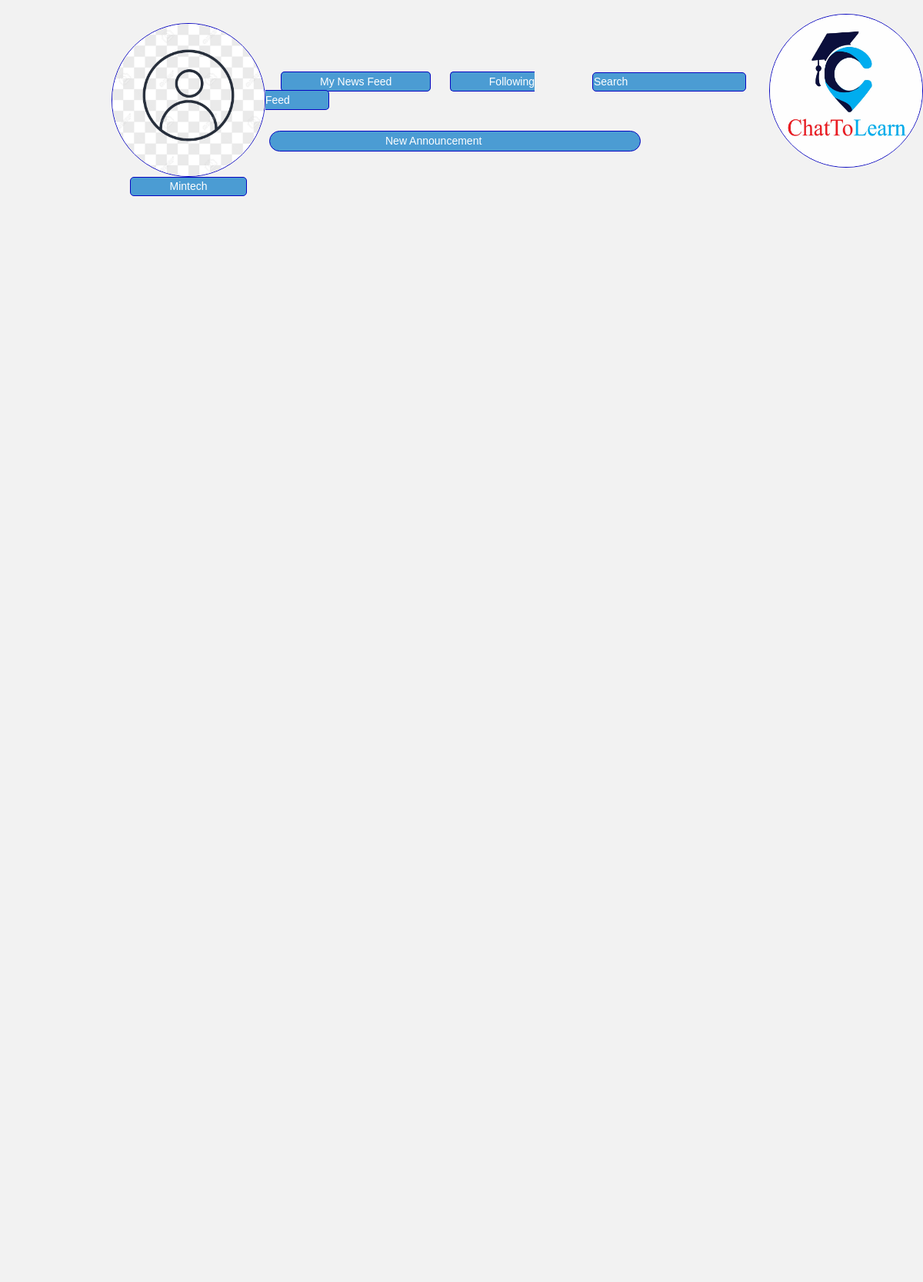
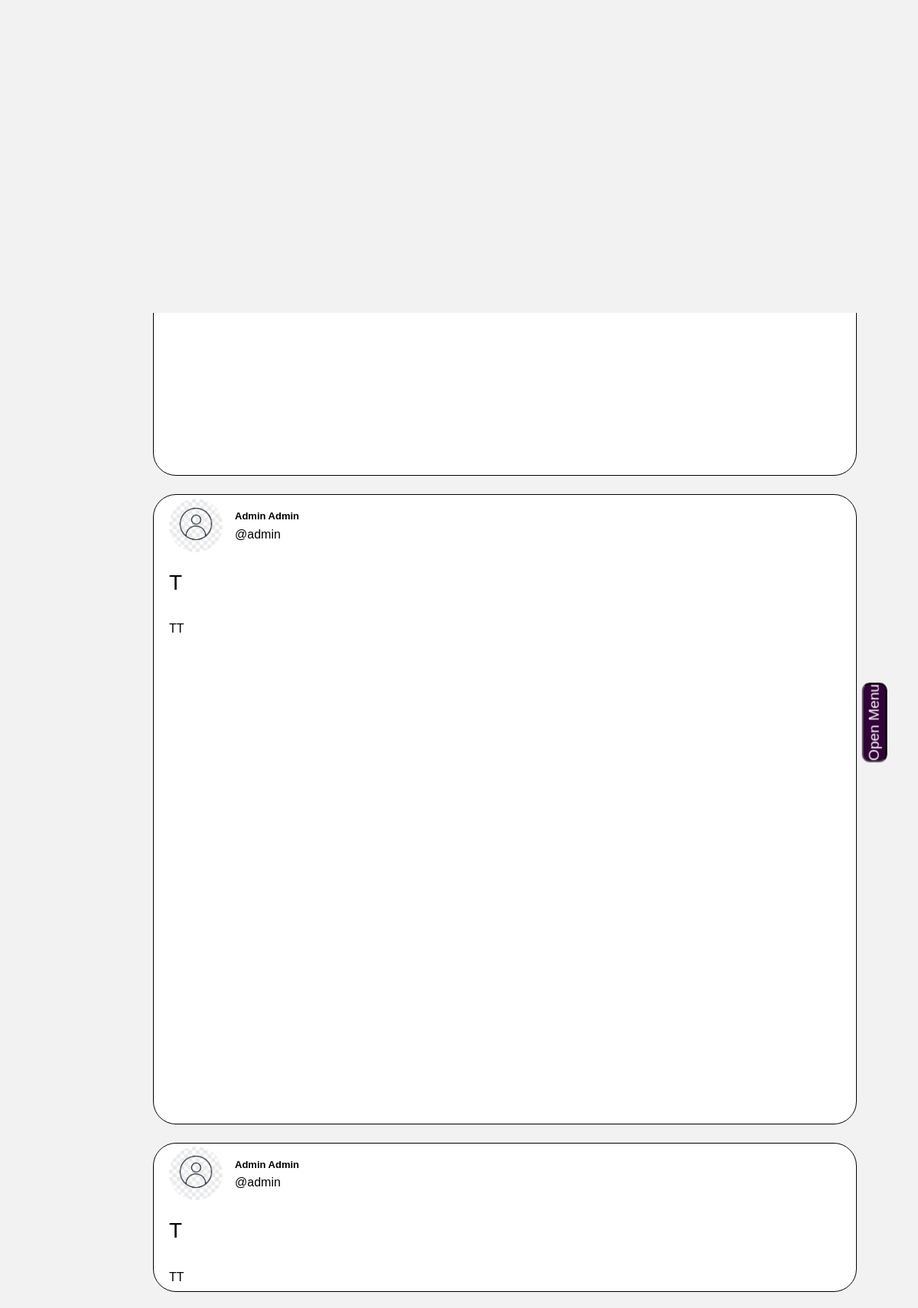
Page /announcements (signed in, upper part) on the committed database (2 pictures, top to bottom).
### minsocial/models.py (models this page shows, shortened)
class User(AbstractUser):
    profile_pics = models.ImageField(upload_to='profile_pics/', null=True, blank=True)
    phone_number = models.CharField(max_length=20, null=True, blank=True)
    about = models.TextField(null=True, blank=True)

class AnnouncementPostImage(models.Model):
    content = models.ForeignKey(Announcement, on_delete=models.CASCADE, related_name="announcement_post_images")
    post_image = models.ImageField(upload_to='post_image/', null=True, blank=True)

class Announcement(models.Model):
    poster = models.ForeignKey(User, on_delete=models.CASCADE, related_name="announcement_poster")
    title = models.CharField(max_length=100)
    content = models.TextField()
    created_at = models.DateTimeField(auto_now_add=True)

### minsocial/views.py (the view)
# urls.py: path("announcements", views.announcements, name="announcements"),
def announcements(request):
    if not request.user.is_authenticated:
        return render(request, "network/error.html")
    announcement_list = Announcement.objects.all().order_by('-created_at')
    paginator = Paginator(announcement_list, 30)  # Show 10 announcements per page.
    page_number = request.GET.get('page')
    page_announcements = paginator.get_page(page_number)
    return render(request, 'network/announcements.html', {'page_announcements': page_announcements})

### minsocial/custom_context_processors.py (called while the page is built)
def my_groups_and_joined(request):
    if request.user.is_authenticated:
        my_groups = Group.objects.filter(creator=request.user)
        groups_i_joined = request.user.group_members.all()
    else:
        my_groups = []
        groups_i_joined = []
    return {
        'my_groups': my_groups,
        'groups_i_joined': groups_i_joined,
    }

@login_required
def user_connections(request):
    user = User.objects.get(pk=request.user.id)
    following = Follow.objects.filter(follower=user).values_list('following', flat=True)
    followers = Follow.objects.filter(following=user).values_list('follower', flat=True)
    friend_ids = set(following).intersection(followers)
    friends = User.objects.filter(id__in=friend_ids)
    return {'friends': friends}

### minsocial/templatetags/my_filters.py (called while the page is built)
@register.filter
def split_paragraphs(value):
    return value.split('\n')

### minsocial/templates/network/announcements.html (shortened to what this page needs)
{% extends "network/layout.html" %}
{% load custom_tags %}
{% load my_filters %}
{% load static %}
{% block body %}
<div class="container">
{% include 'network/sidebar.html' %}
<div class="content">
<div class="post">
  <div id="announcement-button"  class="announcement-button">
<div id="create-post-field-container">
    <input type="text" id="create-post-field" placeholder="New Announcement" onclick="openModal('announcementModal')">
  </div>
</div>
<br>
  {% for announcement in page_announcements %}
  <section>
    <br>
    <div>
      <div class="card">
        <div class="card-body">
          <div class="d-flex align-items-center">
            {% if announcement.poster.profile_pics %}
              <a href="{% url 'profile' user_id=announcement.poster.id %}">
                <img src="{{ announcement.poster.profile_pics.url }}" class="rounded-circle" width="70" height="70">
              </a>
            {% else %}
              <a href="{% url 'profile' user_id=announcement.poster.id %}">
                <img src="/media/post_image/nodp.jpg" class="rounded-circle" width="70" height="70">
              </a>
            {% endif %}
            <div class="ml-3">
              <h5 class="card-title mb-1">
                <a class="card-title" style="text-decoration: none;" href="{% url 'profile' user_id=announcement.poster.id %}">{{announcement.poster.first_name}} {{announcement.poster.last_name}}</a>
              </h5>
              <p class="mb-0">
                <p>@{{announcement.poster.username}}</p>
              </p>
            </div>
          </div>
          <br>
          <br>
          <div class="card-text" id="content_{{ posts.id }}">
            <h3>{{announcement.title}}</h3>
            <br>
            {% for paragraph in announcement.content|split_paragraphs %}
                <p>{{ paragraph|urlize }}</p>
            {% endfor %}
            {% if announcement.announcement_post_images.all %}
            <div id="carouselExampleIndicators" class="carousel slide" data-ride="carousel">
              <ol class="carousel-indicators">
                {% for image in announcement.announcement_post_images.all %}
                  <li data-target="#carouselExampleIndicators" data-slide-to="{{ forloop.counter0 }}" {% if forloop.first %}class="active"{% endif %}></li>
                {% endfor %}
              </ol>
              <div class="carousel-inner">
                {% for image in announcement.announcement_post_images.all %}
                  <div class="carousel-item {% if forloop.first %}active{% endif %}">
                    <img class="d-block w-100" src="{{ image.post_image.url }}" alt="Post Image">
                  </div>
                {% endfor %}
              </div>
              <a class="carousel-control-prev" href="#carouselExampleIndicators" role="button" data-slide="prev">
                <span class="carousel-control-prev-icon" aria-hidden="true"></span>
              </a>
              <a class="carousel-control-next" href="#carouselExampleIndicators" role="button" data-slide="next">
                <span class="carousel-control-next-icon" aria-hidden="true"></span>
              </a>
            </div>
            {% endif %}
        </div>
      </div>
    </div>
  </section>
{% endfor %}
</div>
</div>
</div>
{% endblock %}

### minsocial/templates/network/sidebar.html (shortened to what this page needs)
{% if user.is_authenticated %}
    <div class="head-shot">
    </div>
    {% endif %}
<div class="index-container">
    <div class="profile-container">
        {% if user.profile_pics %}
    <a href="{% url 'profile' user_id=user.id %}" id="">
        <img src="{{ user.profile_pics.url }}" class="index-circle-image">
    </a>
{% else %}
    <a href="{% url 'profile' user_id=user.id %}" id="mobile-menu-link">
        <img src="/media/post_image/nodp.jpg" class="index-circle-image">
    </a>
{% endif %}
<button class="profile-button">
    {% if user.first_name|length > 15 %}
    {{ user.first_name | slice:":15" }}...
    {% else %}
        {{ user.first_name }}
    {% endif %}
</button>
    </div>
    <div class="button-container">
      <div class="feed-and-search-button">
        <div class="feed-buttons">
            <a href="{% url 'index' %}" class="feed-button"><span style="color: white;"> My News Feed</a></span>
            <a href="{% url 'following' %}" class="feed-button"><span style="color: white;"> Following Feed</span></a>
        </div>
        <div class="search-form">
            <form action="{% url 'search' %}" method="get">
                <input class="feed-button" type="text" name="q" placeholder="Search" />
            </form>
        </div>
    </div>
    </div>
    <div class="chatlogo-container">
        <img src="/media/post_image/chatlogo.jpg" alt="Chat Logo" class="index-circle-image">
    </div>
</div>
        <br>
    <div class="container">

### minsocial/static/network/styles.css (style rules this page uses)
body { font-family: Arial, sans-serif; margin: 0; padding: 0; z-index: 20000; background-color: #f2f2f2; }
.search-form { margin-bottom: 20px; }
.search-form input[type="text"] { padding: 1px; width: 200px; }
* { margin: 0; padding: 0; box-sizing: border-box; }
.card { background-color: white; color: black; border-color: black; border-radius: 30px; width: 100%; }
.card-text { margin-top: -30px; }
@media screen and (min-width: 769px) { .index-container { margin: 0 ; } }
.card-body { white-space: normal; }
.card-title { color: black; font-weight: bold; font-size: small; }
.mb-0 { font-size: smaller; }
.container { margin-bottom: 20px; }
.carousel-item img { max-width: 100%; max-height: 80vh; width: auto; height: auto; margin: 0 auto; object-fit: contain; }
@media (min-width: 992px) { .carousel-item img { max-width: 70%; margin: 0 auto; } }
.index-container { position: fixed; display: flex; z-index: 1000; margin-top: 30px; align-items: center; margin-left: 400px; }
.head-shot { z-index: 1000; background-color: #f2f2f2; position: fixed; top: 0; left: 0; width: 100%; height: 40%; }
.profile-container { display: flex; flex-direction: column; align-items: center; margin-left: -300px; }
.button-container { display: flex; flex-direction: column; align-items: center; margin-top: 20px; }
.chatlogo-container { margin-top: -50px; margin-left: 30px; }
.index-circle-image { width: 200px; height: 200px; border: 0.5px solid #0805c1; border-radius: 50%; overflow: hidden; }
.profile-button { background-color: #4B9CD3; border: 0.5px solid #0805c1; border-radius: 5px; padding: 1px 50px; color: white; font-size: 14px; font-family: Arial, sans-serif; }
#create-post-field { background-color: #4B9CD3; border: 0.5px solid #0805c1; border-radius: 20px; padding: 2px 150px; font-size: 14px; font-family: Arial, sans-serif; margin: 0; position: relative; z-index: 1; }
#create-post-field::placeholder { color: white; }
.feed-button::placeholder { color: white; }
.feed-button, .search-button, .thought-button { background-color: #4B9CD3; border: 0.5px solid #0805c1; cursor: pointer; color: white; border-radius: 5px; padding: 4px 50px; margin-left: 20px; font-size: 14px; font-family: Arial, sans-serif; }
.feed-and-search-button { display: flex; }
.feed-buttons { flex: 6; }
a { color: inherit; text-decoration: none; }
.container { display: flex; }
#announcement-button { margin-top: -120px; z-index: 2000; position: fixed;margin-left: 150px; }
.content { flex: 1; margin-top: 25%; padding: 10px; box-sizing: border-box; margin-left: 120px; width: 200%; }
.rounded-circle { margin-top: -20px; }
.post { padding: 10px; margin-bottom: 20px; }

### rows in the picture
User: first_name "Mintech"
Announcement: poster.first_name "Admin", poster.last_name "Admin", poster.username "admin", title "T", content "TT"
AnnouncementPostImage: post_image (picture)
Announcement: poster.first_name "Admin", poster.last_name "Admin", poster.username "admin", title "T", content "TT"
